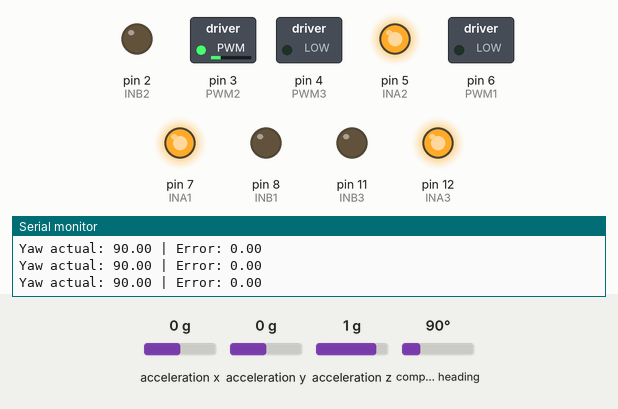
Recording of a sketch running on a simulated Arduino Uno, built with avr-gcc and run on an emulated ATmega328P. Shown: switched loads named in the sketch (green lamp = pin HIGH), output pins drawn as LEDs (lit = HIGH), the last lines printed to the serial monitor. The inputs (shaded band) are chosen by the test bench; at power-on: compass heading 90°, acceleration x 0 g, acceleration y 0 g, acceleration z 1 g.

Above: at 2.2 s.
2.3 s: compass heading set to 81°
At 2.6 s:
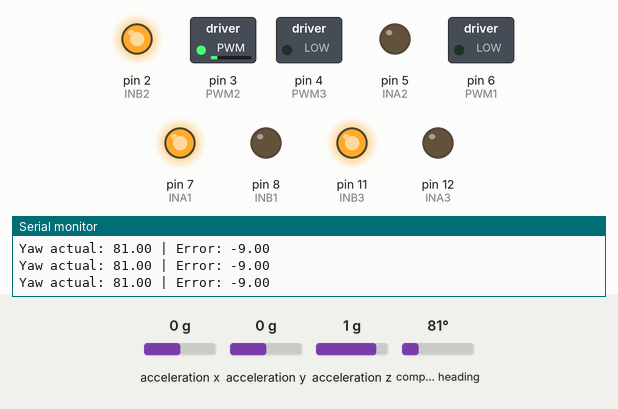
3.8 s: compass heading set to 90°
At 5.0 s:
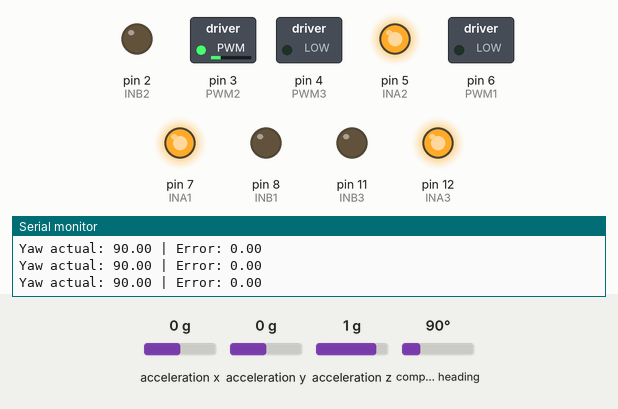
5.3 s: compass heading set to 7°
At 6.7 s:
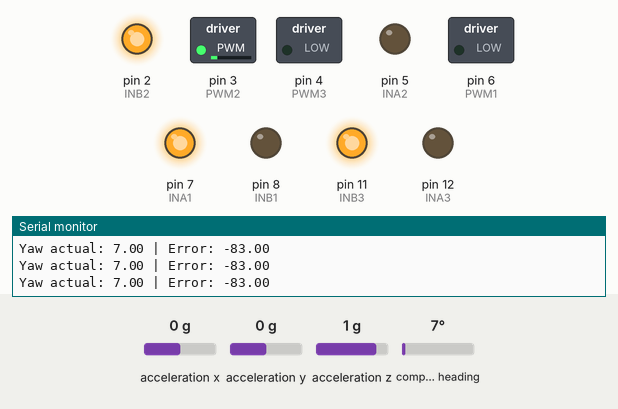
Timing chart, 0 to 8.3 s (numbered marks = the images above; inputs shaded):
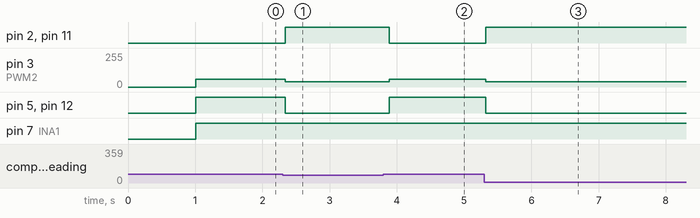

Measured:
- the behaviour switches between 87 and 86° on compass heading (found by bisection; images 0 and 1)
- after the input at 2.3 s, pin 2 (INB2), pin 11 (INB3): LOW → HIGH at once; pin 3 (PWM2): 60/255 → 40/255 at once; pin 5 (INA2), pin 12 (INA3): HIGH → LOW at once
- after the input at 3.8 s, pin 2 (INB2), pin 11 (INB3): HIGH → LOW after 0.08 s; pin 3 (PWM2): 40/255 → 60/255 after 0.08 s; pin 5 (INA2), pin 12 (INA3): LOW → HIGH after 0.08 s
- after the input at 5.3 s, pin 2 (INB2), pin 11 (INB3): LOW → HIGH at once; pin 3 (PWM2): 60/255 → 40/255 at once; pin 5 (INA2), pin 12 (INA3): HIGH → LOW at once

The sketch:

motorgiroscopio.ino
```cpp
#include <Wire.h>
#include <Adafruit_Sensor.h>
#include <Adafruit_BNO055.h>

#define INA1 7
#define INB1 8
#define PWM1 6

#define INA2 5
#define INB2 2
#define PWM2 3

#define INA3 12
#define INB3 11
#define PWM3 4

Adafruit_BNO055 bno = Adafruit_BNO055(55, 0x28);

float initialYaw = 0;

void setup() {
  Serial.begin(115200);

  // Configurar pines
  pinMode(INA1, OUTPUT);
  pinMode(INB1, OUTPUT);
  pinMode(PWM1, OUTPUT);

  pinMode(INA2, OUTPUT);
  pinMode(INB2, OUTPUT);
  pinMode(PWM2, OUTPUT);

  pinMode(INA3, OUTPUT);
  pinMode(INB3, OUTPUT);
  pinMode(PWM3, OUTPUT);

  // Inicializar BNO055
  if (!bno.begin()) {
    Serial.println("¡No se pudo encontrar el BNO055!");
    while (1);
  }

  delay(1000);
  bno.setExtCrystalUse(true);

  // Obtener orientación inicial
  sensors_event_t event;
  bno.getEvent(&event);
  initialYaw = event.orientation.x;

  Serial.print("Yaw inicial: ");
  Serial.println(initialYaw);
}

void loop() {
  sensors_event_t event;
  bno.getEvent(&event);

  float currentYaw = event.orientation.x;

  float error = currentYaw - initialYaw;

  // Corregir para overflow de 360°
  if (error > 180) error -= 360;
  if (error < -180) error += 360;

  Serial.print("Yaw actual: ");
  Serial.print(currentYaw);
  Serial.print(" | Error: ");
  Serial.println(error);

  float tolerance = 3.0; // grados aceptables de desviación

  if (abs(error) <= tolerance) {
    // Ir recto
    avanzar();
  } else if (error > tolerance) {
    // Desviado hacia la izquierda -> girar a la derecha
    corregirDerecha();
  } else if (error < -tolerance) {
    // Desviado hacia la derecha -> girar a la izquierda
    corregirIzquierda();
  }

  delay(100); // Pequeño retardo
}

void avanzar() {
  digitalWrite(INA1, HIGH); digitalWrite(INB1, LOW); analogWrite(PWM1, 0);
  digitalWrite(INA2, HIGH); digitalWrite(INB2, LOW); analogWrite(PWM2, 60);
  digitalWrite(INA3, HIGH); digitalWrite(INB3, LOW); analogWrite(PWM3, 60);
}

void corregirDerecha() {
  // Reduce velocidad del lado izquierdo para girar un poco a la derecha
  digitalWrite(INA1, HIGH); digitalWrite(INB1, LOW); analogWrite(PWM1, 0);
  digitalWrite(INA2, HIGH); digitalWrite(INB2, LOW); analogWrite(PWM2, 40);
  digitalWrite(INA3, HIGH); digitalWrite(INB3, LOW); analogWrite(PWM3, 40);
}

void corregirIzquierda() {
  // Reduce velocidad del lado derecho para girar un poco a la izquierda
  digitalWrite(INA1, HIGH); digitalWrite(INB1, LOW); analogWrite(PWM1, 0);
  digitalWrite(INA2, 0); digitalWrite(INB2, 1); analogWrite(PWM2, 40);
  digitalWrite(INA3, 0); digitalWrite(INB3, 1); analogWrite(PWM3, 40);
}
```
